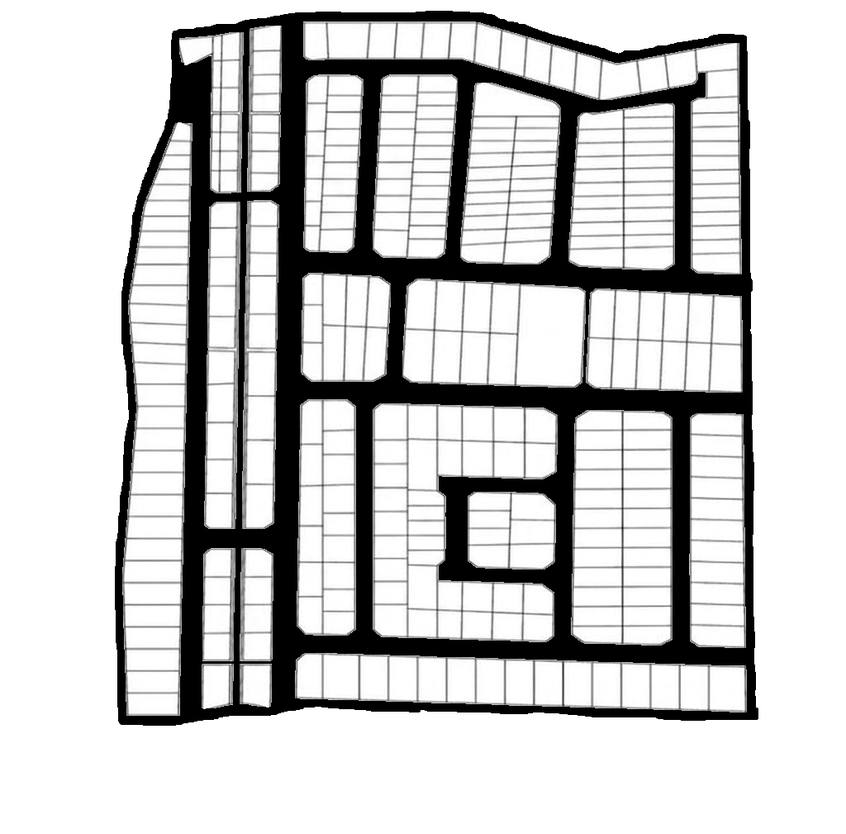
#> input picture scratch/lot_map_swap_backup/lot_plan_roads.png, 846 x 834 px, shrunk from 1024 x 1009 before the run, found by its file name
$ python probe_shaded_pixels.py
#> lines starting #> are read from the running program, lines starting #| are printed output that depends on the picture; after the words box and inside, x2 and y2 are one past the last pixel; in counts of white or black regions, pixels touching at a corner belong together
"""Probe shaded-region pixel values and separation."""
from __future__ import annotations

import cv2
import numpy as np
from PIL import Image

rgb = np.array(Image.open("static/images/lot_plan_roads.png").convert("RGB"))
#> rgb is the input picture: shape (834, 846, 3); min 0, max 255, mean 201.7
gray = cv2.cvtColor(rgb, cv2.COLOR_RGB2GRAY)
H, W = gray.shape
#> H = 834; W = 846

# Sample known pad centers and border midpoints between pads
samples = {
    "pad_tl": (108, 96),
    "pad_tr": (196, 111),
    "pad_bl": (104, 116),
    "pad_br": (194, 145),
    "between_top": (123, 98),
    "between_mid": (152, 103),
    "between_bot": (147, 130),
    "vert_between": (120, 108),
    "road_below": (150, 165),
    "open_tan": (250, 100),
}
for name, (x, y) in samples.items():
    print(f"{name:14} ({x:3},{y:3}) gray={gray[y,x]:3} rgb={tuple(rgb[y,x])}")
#> this loop made 10 passes
#| pad_tl         (108, 96) gray=255 rgb=(255, 255, 255)
#| pad_tr         (196,111) gray=  0 rgb=(0, 0, 0)
#| pad_bl         (104,116) gray=255 rgb=(255, 255, 255)
#| pad_br         (194,145) gray=  0 rgb=(0, 0, 0)
#| between_top    (123, 98) gray=255 rgb=(255, 255, 255)
#| between_mid    (152,103) gray=255 rgb=(255, 255, 255)
#| between_bot    (147,130) gray=255 rgb=(255, 255, 255)
#| vert_between   (120,108) gray=255 rgb=(255, 255, 255)
#> (further printed lines are left out)

# Crop and dump a small ASCII of gray values around top-left pad
print("\n-- gray patch around (108,96) --")
for y in range(88, 112):
    row = []
    for x in range(95, 130):
        g = int(gray[y, x])
        if g < 80:
            row.append("#")
        elif g < 120:
            row.append("+")
        elif g < 175:
            row.append("s")
        elif g < 200:
            row.append(".")
        else:
            row.append(" ")
    print(f"{y:3} " + "".join(row))

# Try stronger ink threshold + less dilate; also try edge-based split
for thr in (80, 90, 100, 110, 120, 140, 160, 180):
    ink = (gray < thr).astype(np.uint8)
    ink_c = ink[75:175, 90:220]
    print(f"ink<{thr}: {ink_c.sum()} px in crop")
#> this loop made 8 passes
#| ink<80: 3441 px in crop
#| ink<90: 3470 px in crop
#| ink<100: 3504 px in crop
#| ink<110: 3535 px in crop
#| ink<120: 3582 px in crop
#| ink<140: 3694 px in crop
#| ink<160: 3914 px in crop
#| ink<180: 4106 px in crop
#> pass 1, `ink = (gray < thr).astype(np.uint8)`:
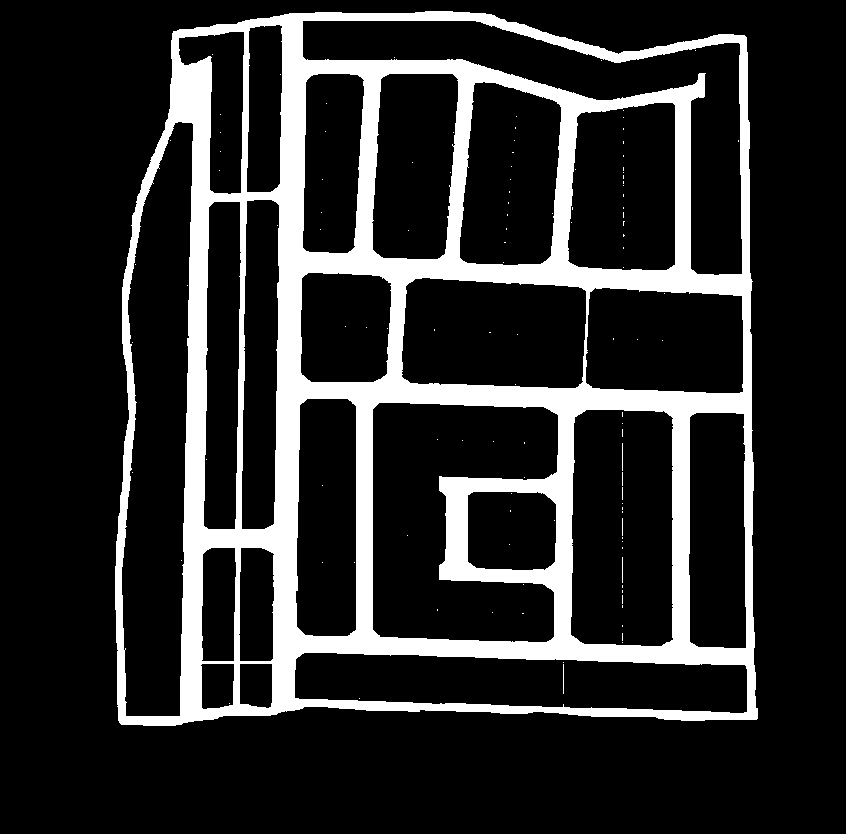
#> ink: shape (834, 846); values 0 (black) and 1 (white), 17.2% white; 114 white regions (110 under 20 px), largest, box (x1, y1, x2, y2) and area: (115, 11, 758, 726) 121258, (563, 664, 564, 694) 30, (622, 443, 623, 471) 28, (622, 557, 623, 583) 26
#> pass 1, `ink_c = ink[75:175, 90:220]`:
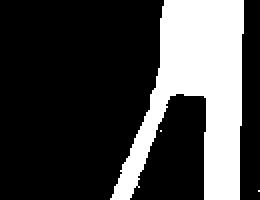
#> ink_c: shape (100, 130) (shown 2 times larger); values 0 (black) and 1 (white), 26.5% white; 3 white regions (2 under 20 px), largest, box (x1, y1, x2, y2) and area: (55, 0, 122, 100) 3439
#> pass 2, `ink = (gray < thr).astype(np.uint8)`:
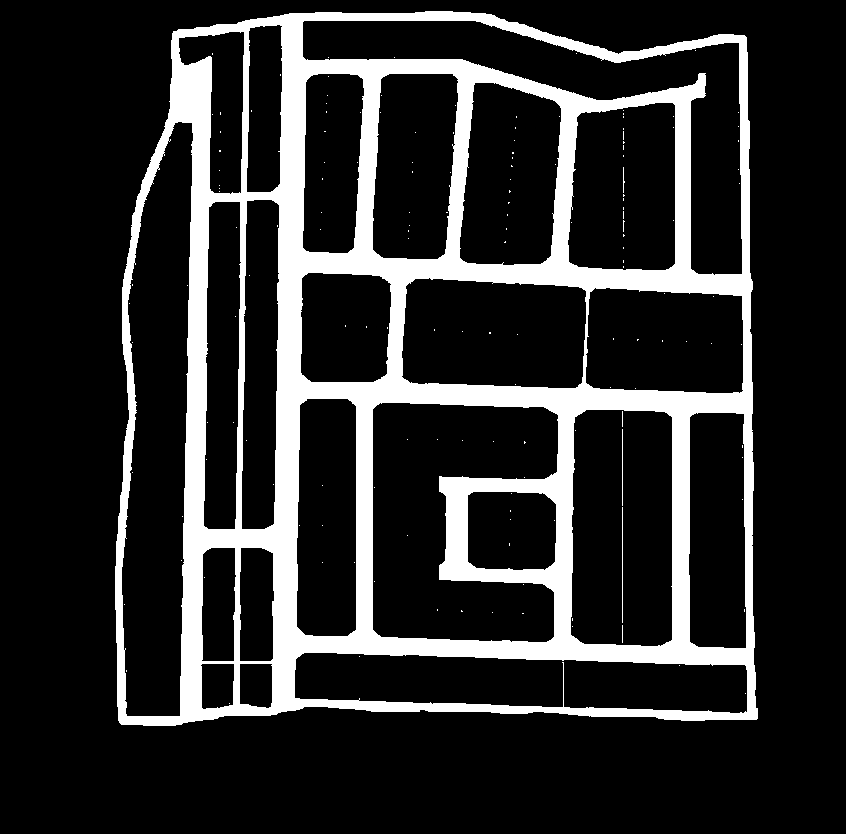
#> ink: shape (834, 846); values 0 (black) and 1 (white), 17.4% white; 157 white regions (153 under 20 px), largest, box (x1, y1, x2, y2) and area: (115, 11, 758, 726) 122350, (622, 507, 623, 623) 116, (622, 429, 623, 506) 77, (623, 167, 625, 193) 28
#> pass 2, `ink_c = ink[75:175, 90:220]`:
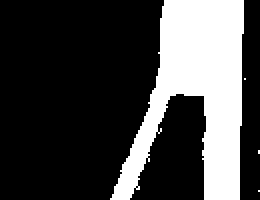
#> ink_c: shape (100, 130) (shown 2 times larger); values 0 (black) and 1 (white), 26.7% white; 4 white regions (3 under 20 px), largest, box (x1, y1, x2, y2) and area: (55, 0, 122, 100) 3466
#> after the loop:
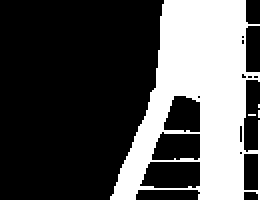
#> ink_c: shape (100, 130) (shown 2 times larger); values 0 (black) and 1 (white), 31.6% white; 4 white regions (3 under 20 px), largest, box (x1, y1, x2, y2) and area: (55, 0, 130, 100) 4096

# Canny edges in crop
crop = gray[70:180, 85:230]
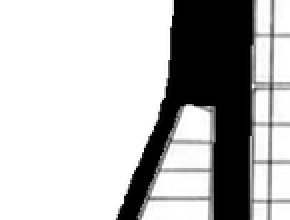
#> crop: shape (110, 145) (shown 2 times larger); min 0, max 255, mean 186.8
edges = cv2.Canny(crop, 40, 120)
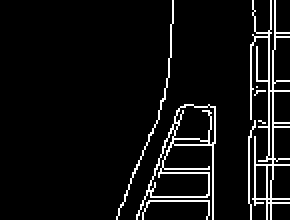
#> edges: shape (110, 145) (shown 2 times larger); 6.5% white in thin lines or dots, all inside (x1, y1, x2, y2) = (58, 0, 145, 110)
Image.fromarray(edges).save("scratch/shaded_edges.png")
Image.fromarray(crop).save("scratch/shaded_gray_crop.png")
print("wrote edges")

# Color-based: shaded pads look darker textured gray vs beige
# Check LAB / HSV
hsv = cv2.cvtColor(rgb, cv2.COLOR_RGB2HSV)
#> hsv: shape (834, 846, 3); mean H, S, V 0, 0, 201.7
lab = cv2.cvtColor(rgb, cv2.COLOR_RGB2LAB)
#> lab: shape (834, 846, 3); mean of channels 0, 1, 2 202.6, 128, 128
for name, (x, y) in samples.items():
    print(f"{name:14} hsv={tuple(hsv[y,x])} lab={tuple(lab[y,x])}")
